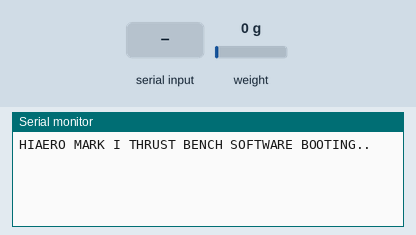
Recording of a program running on a simulated Arduino Uno, built with avr-gcc and run on an emulated ATmega328P. Parts: the last lines printed to the serial monitor. Inputs (shaded band) come from the test bench; at power-on: weight on the scale 0 g.

Above: at 1.2 s.
1.3 s: "I/O TEST FROM MASTER\n" received over Serial
At 2.4 s:
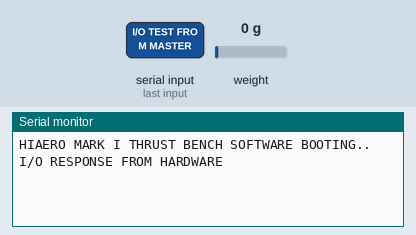
2.8 s: "R\n" received over Serial
At 2.91 s:
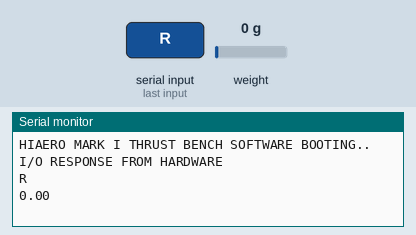
4.4 s: "S\n" received over Serial
At 5.0 s:
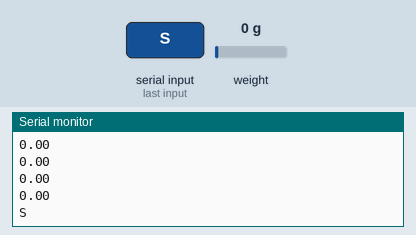
5.9 s: "T\n" received over Serial
At 7.8 s:
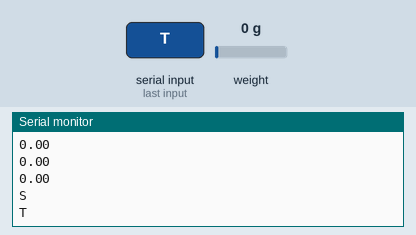

The program:

main.cpp
```cpp
#include <Arduino.h>
#include <LiquidCrystal_I2C.h>
#include <HX711.h>

//LiquidCrystal_I2C lcd(0x27, 16, 4);
HX711 loadcell;

const int LOADCELL_DOUT_PIN = 2;
const int LOADCELL_SCK_PIN = 3;
const float CALIBRATION_SCALE = -2467.8353715336484129;
bool recording = false;
String msg;

void setup() {
    Serial.begin(115200);
    Serial.println("HIAERO MARK I THRUST BENCH SOFTWARE BOOTING..");
    loadcell.begin(LOADCELL_DOUT_PIN, LOADCELL_SCK_PIN);
    loadcell.set_scale(CALIBRATION_SCALE);
}

void loop() {
    if (!recording) {
        msg = Serial.readStringUntil('\n');
        if (msg == "I/O TEST FROM MASTER") {
            Serial.println("I/O RESPONSE FROM HARDWARE");
        } else if (msg == "R") {
            recording = true;
            Serial.println("R");
        } else if (msg == "T") {
            loadcell.tare();
            Serial.println("T");
        }
    } else {
        if (Serial.available() > 0) {
            msg = Serial.readStringUntil('\n');
            if (msg == "S") {
                recording = false;
                Serial.println("S");
            }
        } else {
            Serial.println(loadcell.get_units(1));
        }
    }
}
```

Measured:
- after the input at 1.3 s, the serial monitor: prints a new line at once (image 1)
- after the input at 2.8 s, the serial monitor: prints a new line at once (image 2)
- after the input at 4.4 s, the serial monitor: prints a new line at once (image 3)
- after the input at 5.9 s, the serial monitor: prints a new line after 1.0 s (image 4)
